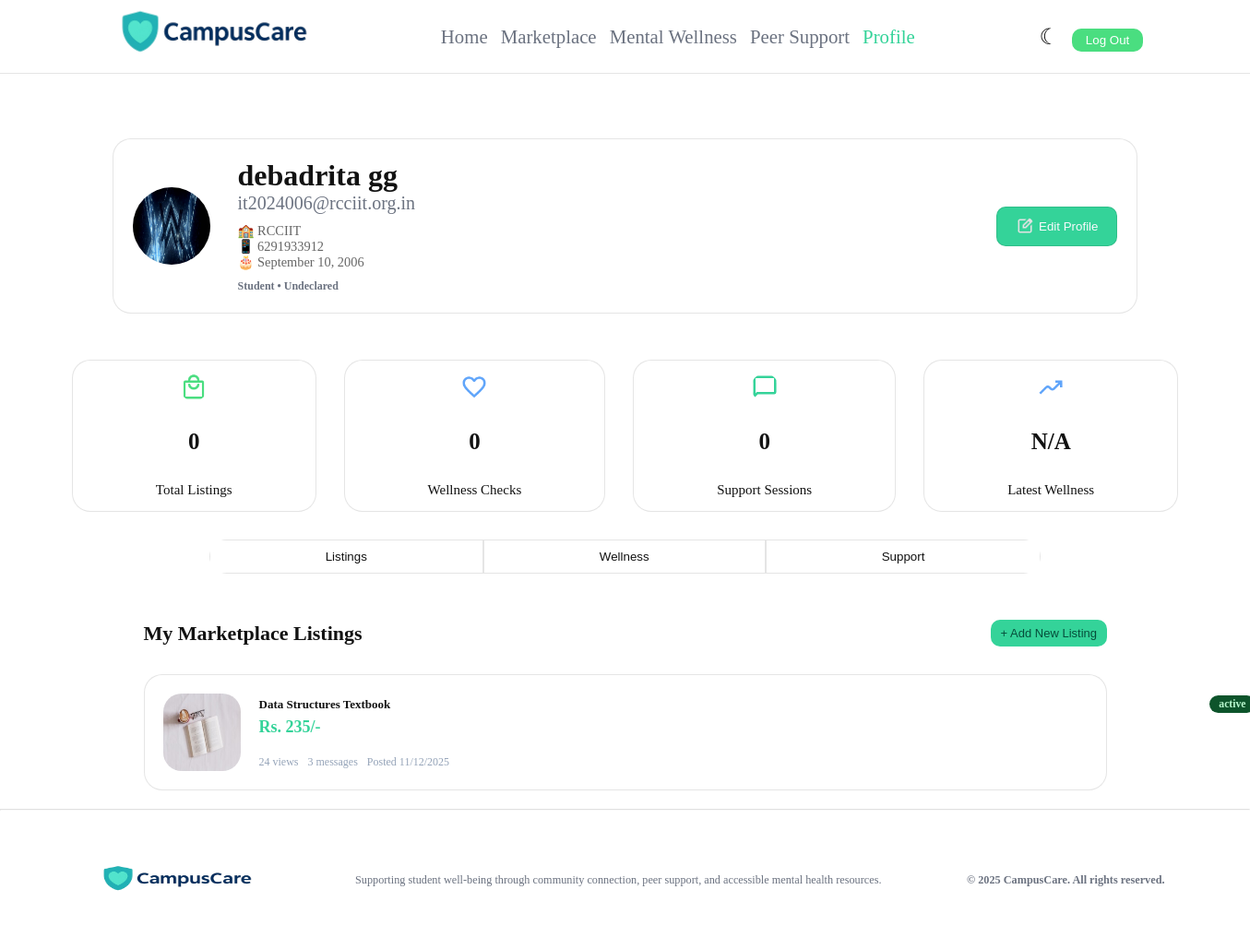
The app's page /profile.php (signed in) with its own data.
### tables this page shows
CREATE TABLE `signup_details` (
  `id` int(11) NOT NULL,
  `name` varchar(100) NOT NULL DEFAULT 'User',
  `email` varchar(25) NOT NULL,
  `password` varchar(255) NOT NULL,
  `year` varchar(50) NOT NULL DEFAULT 'Student',
  `major` varchar(100) NOT NULL DEFAULT 'Undeclared',
  `dob` date NOT NULL,
  `gender` varchar(20) NOT NULL,
  `phone` varchar(20) NOT NULL,
  `college` varchar(255) NOT NULL,
  `profile_pic` varchar(255) DEFAULT 'db.png',
  `joined_date` timestamp NOT NULL DEFAULT current_timestamp(),
  `created_at` timestamp NOT NULL DEFAULT current_timestamp(),
  `role` enum('student','mentor','admin','') NOT NULL DEFAULT 'student',
  `last_login` timestamp NULL DEFAULT NULL
);

### profile.php (the view, shortened to what this page needs)
<?php
try {
    $pdo = new PDO('mysql:host=127.0.0.1;dbname=campuscare;charset=utf8mb4', 'root', '');
    $pdo->setAttribute(PDO::ATTR_ERRMODE, PDO::ERRMODE_EXCEPTION);
    $stmt = $pdo->prepare('SELECT * FROM signup_details
     WHERE id = ?');
    $stmt->execute([$_SESSION['user_id']]);
    $user_data = $stmt->fetch(PDO::FETCH_ASSOC);
    $joined_date = date('n/j/Y', strtotime($user_data['joined_date'] ?? 'now'));
    $display_data = [
        'name' => $user_data['name'] ?? 'User',
        'email' => $user_data['email'],
        'year' => $user_data['year'] ?? 'Student',
        'major' => $user_data['major'] ?? 'Undeclared',
        'joined_date' => $joined_date,
        'profile_pic' => $user_data['profile_pic'] ?? 'dp.png',
        'college' => $user_data['college'] ?? 'University',
        'phone' => $user_data['phone'] ?? '',
        'gender' => $user_data['gender'] ?? '',
        'dob' => $user_data['dob'] ?? ''
    ];
    $stats = [
        'listings' => 0,
        'wellness_checks' => 0,
        'support_sessions' => 0,
        'latest_wellness' => 'N/A'
    ];
    $listings_stmt = $pdo->prepare('SELECT COUNT(*) as count FROM marketplace WHERE user_id = ?');
    $listings_stmt->execute([$_SESSION['user_id']]);
    $listings_count = $listings_stmt->fetch(PDO::FETCH_ASSOC);
    $stats['listings'] = $listings_count['count'] ?? 0;
    $listings_stmt = $pdo->prepare('SELECT * FROM marketplace WHERE user_id = ? ORDER BY posted_date DESC LIMIT 5');
    $listings_stmt->execute([$_SESSION['user_id']]);
    $user_listings = $listings_stmt->fetchAll(PDO::FETCH_ASSOC);
    if (empty($user_listings)) {
        $listings = [
            [
                'id' => 1,
                'image' => 'dsaBook.png',
                'title' => 'Data Structures Textbook',
                'price' => 'Rs. 235/-',
                'status' => 'active',
                'status_bg' => 'oklch(.393 .095 152.535)',
                'status_color' => 'oklch(.925 .084 155.995)',
                'views' => '24 views',
                'messages' => '3 messages',
                'posted_date' => date('d/m/Y', strtotime('-10 days'))
            ]
        ];
    }
} catch (PDOException $e) {
    die("Database connection failed: " . $e->getMessage());
}
$active_tab = isset($_GET['tab']) ? $_GET['tab'] : 'tab1';
?>
<!DOCTYPE html>
<html lang="en">
<head>
    <link rel="stylesheet" href="styleProfile.css">
</head>
<body>
    <header>
        <div class="logo">
            <img src="logo.png" alt="CampusCare Logo">
        </div>
        <nav class="nav">
            <a href="Home.php">Home</a>
            <a href="marketplace.php">Marketplace</a>
            <a href="wellness.php">Mental Wellness</a>
            <a href="#">Peer Support</a>
            <a href="profile.php" class="active">Profile</a>
        </nav>
        <div class="btns1">
            <button class="toggle-btn" id="theme" onclick="toggleTheme()">
                <span id="moonIcon">☾</span>
            </button>
            <a href="logout.php">
                <button id="sign_in">Log Out</button>
            </a>
        </div>
    </header>
    <div class="info">
        <img src="uploads/alan.jpg" alt="Profile picture">
        <div class="part">
            <div class="vrPart">
                <h1><?php echo htmlspecialchars($display_data['name']); ?></h1>
                <a href="mailto:<?php echo htmlspecialchars($display_data['email']); ?>">
                    <?php echo htmlspecialchars($display_data['email']); ?>
                </a>
                <div class="additional-info">
                    <?php if (!empty($display_data['college'])): ?>
                        <p>🏫 <?php echo htmlspecialchars($display_data['college']); ?></p>
                    <?php endif; ?>
                    <?php if (!empty($display_data['phone'])): ?>
                        <p>📱 <?php echo htmlspecialchars($display_data['phone']); ?></p>
                    <?php endif; ?>
                    <?php if (!empty($display_data['dob'])): ?>
                        <p>🎂 <?php echo date('F j, Y', strtotime($display_data['dob'])); ?></p>
                    <?php endif; ?>
                </div>
            </div>
            <div class="hrPart">
                <h2><?php echo htmlspecialchars($display_data['year']); ?> • <?php echo htmlspecialchars($display_data['major']); ?></h2>
            </div>
        </div>
        <div class="btn">
            <button onclick="window.location.href='edit_profile.php'" style="display: flex; justify-content: center; align-items: center; gap: 5px;">
                <img src="edit.png" style="width: 20px; height: 20px;" alt="Edit">Edit Profile
            </button>
        </div>
    </div>
    <div class="card_container">
        <div class="card">
            <img src="shopping_bag.png" alt="Listings">
            <h4><?php echo htmlspecialchars($stats['listings']); ?></h4>
            <p>Total Listings</p>
        </div>
        <div class="card">
            <img src="heart.png" alt="Wellness">
            <h4><?php echo htmlspecialchars($stats['wellness_checks']); ?></h4>
            <p>Wellness Checks</p>
        </div>
        <div class="card">
            <img src="chat.png" alt="Support">
            <h4><?php echo htmlspecialchars($stats['support_sessions']); ?></h4>
            <p>Support Sessions</p>
        </div>
        <div class="card">
            <img src="progress.png" alt="Progress">
            <h4><?php echo htmlspecialchars($stats['latest_wellness']); ?></h4>
            <p>Latest Wellness</p>
        </div>
    </div>
    <div class="tab-buttons">
        <button onclick="showTab('tab1')" class="<?php echo $active_tab === 'tab1' ? 'active' : ''; ?>">Listings</button>
        <button onclick="showTab('tab2')" class="<?php echo $active_tab === 'tab2' ? 'active' : ''; ?>">Wellness</button>
        <button onclick="showTab('tab3')" class="<?php echo $active_tab === 'tab3' ? 'active' : ''; ?>">Support</button>
    </div>
    <div class="tab-content <?php echo $active_tab === 'tab1' ? 'active' : ''; ?>" id="tab1">
        <div class="upper">
            <h1>My Marketplace Listings</h1>
            <button onclick="window.location.href='marketplace.php?action=add'">+ Add New Listing</button>
        </div>
        <div class="parts">
            <?php if (empty($listings)): ?>
                <p style="text-align: center; color: #666; padding: 40px;">No listings yet. <a href="marketplace.php?action=add">Add your first item!</a></p>
            <?php else: ?>
                <?php foreach($listings as $listing): ?>
                <div class="listCard">
                    <img src="<?php echo htmlspecialchars($listing['image']); ?>" alt="<?php echo htmlspecialchars($listing['title']); ?>">
                    <div class="vr">
                        <div class="hr1">
                            <h2><?php echo htmlspecialchars($listing['title']); ?></h2>
                            <div class="text" style="background: <?php echo $listing['status_bg']; ?>; color: <?php echo $listing['status_color']; ?>;">
                                <h3><?php echo htmlspecialchars($listing['status']); ?></h3>
                            </div>
                        </div>
                        <h4><?php echo htmlspecialchars($listing['price']); ?></h4>
                        <div class="hr2">
                            <p><?php echo htmlspecialchars($listing['views']); ?></p>
                            <p><?php echo htmlspecialchars($listing['messages']); ?></p>
                            <p>Posted <?php echo htmlspecialchars($listing['posted_date']); ?></p>
                        </div>
                    </div>
                </div>
                <?php endforeach; ?>
            <?php endif; ?>
        </div>
    </div>
    <hr>
    <footer>
        <img src="logo.png" alt="CampusCare Logo">
        <p>Supporting student well-being through community connection, peer support, and accessible mental health resources.</p>
        <h6>© <?php echo date('Y'); ?> CampusCare. All rights reserved.</h6>
    </footer>
</body>
</html>

### styleProfile.css (style rules this page uses)
:root { --bg-color: #ffffff; --text-color: #121212; --card-bg: #f5f5f5; --accent-color: #33cc99; --header-bg: rgba(255, 255, 255, 0.7); --border-color: rgba(0, 0, 0, 0.1); --card-shadow: #6b728028; --hover-text-nav: #33cc99; --profile-info-bg-color: #ffffff; }
* { margin: 0; padding: 0; box-sizing: border-box; }
body { display: flex; flex-direction: column; justify-content: center; align-items: center; text-align: center; min-height: 100vh; background-color: var(--bg-color); color: var(--text-color); transition: all 0.3s ease; }
header { display: flex; justify-content: space-evenly; align-items: center; width: 100%; height: 10vh; font-size: 1.3rem; position: fixed; top: 0px; background-color: rgba(240, 240, 240, 0.6); backdrop-filter: blur(8px); background-color: var(--header-bg); border-bottom: 1px solid var(--border-color); }
.logo img { height: 250px; width: 250px; }
.nav { display: flex; justify-content: space-evenly; align-items: center; width: 40%; }
.nav a { text-decoration: none; color: #6b7280; font-weight: 100px; }
.nav a.active { color: #34d399; }
.btns1 { display: flex; justify-content: space-evenly; width: 10%; }
#theme { background: transparent; border: none; padding: 5px; cursor: pointer; font-size: 1.5rem; color: #333; }
#sign_in { margin-top: 10px; background: #4ade80; color: #ffffff; padding: 5px 15px; border: none; border-radius: 10px; cursor: pointer; }
hr { width: 100%; opacity: 0.3; }
.info { margin: 150px 50px 50px 50px; background-color: var(--profile-info-bg-color); display: flex; justify-content: center; align-items: center; gap: 30px; padding: 21px; border: var(--border-color) solid 1px; border-radius: 20px; }
.part { display: flex; flex-direction: column; gap: 10px; margin-right: 600px; }
.vrPart { text-align: left; }
.hrPart { text-align: left; display: flex; gap: 20px; }
.vrPart h1 { color: var(--text-color); }
.vrPart a { text-decoration: none; color: #6b7280; font-size: 20px; }
img { border: none; border-radius: 100%; height: 84px; width: 84px; }
h2 { font-size: 10px; }
.hrPart h2 { font-size: 12px; color: #6b7280; }
button { background: #34d399; border: var(--border-color) solid 0.1px; border-radius: 10px; padding: 10.5px 20px; color: #f8fafc; }
.card_container { display: flex; gap: 30px; height: auto; width: auto; }
.card { background-color: var(--profile-info-bg-color); display: flex; flex-direction: column; gap: 30px; align-items: center; justify-content: center; padding: 14px 90px; border: var(--border-color) solid 1px; border-radius: 20px; }
.card img { height: 30px; width: 30px; }
.card h4 { font-size: 25px; }
.card p { font-size: 15px; }
.tab-buttons { display: flex; justify-content: center; gap: 0px; margin: 30px 0; border-radius: 20px; overflow: hidden; background-color: var(--profile-info-bg-color); }
.tab-buttons button { padding: 10px 125px; background-color: transparent; color: var(--text-color); border: var(--border-color) solid 1px; border-radius: 0px; cursor: pointer; transition: background-color 0.3s ease; }
.tab-content { padding: 20px; width: 80%; height: auto; margin: auto; text-align: left; }
.parts { display: flex; flex-direction: column; justify-content: center; gap: 15px; }
.upper { display: flex; justify-content: space-between; align-items: center; margin-bottom: 30px; }
.upper h1 { font-size: 22px; }
.upper button { background: #34d399; color: #064e3b; border: none; border-radius: 10px; font-size: 13px; padding: 7px 10.5px; }
.listCard { display: flex; align-items: center; background-color: var(--profile-info-bg-color); padding: 20px; border: var(--border-color) solid 1px; border-radius: 20px; gap: 20px; }
.listCard img { border: none; border-radius: 20px; }
.vr h4 { font-size: 18px; color: #34d399; margin-bottom: 15px; }
.hr1 h2 { font-size: 13px; }
.hr1 { display: flex; justify-content: space-between; align-items: center; width: 135vh; }
.text { border-radius: 20px; font-size: 10px; width: fit-content; padding: 3px 10px; }
.hr2 { display: flex; gap: 10px; color: #94a3b8; font-size: 12px; }
.vr { display: flex; flex-direction: column; gap: 5px; }
.tab-content { display: none; }
.tab-content.active { display: block; }
footer { display: flex; justify-content: space-evenly; align-items: center; color: #6b7280; width: 100%; }
footer img { width: 200px; height: 150px; }
footer p { font-size: 12.25px; }
footer h6 { font-size: 12.25px; }
#theme { color: var(--text-color); }

### records on screen
signup_details: name "debadrita gg", email "it2024006@rcciit.org.in", college "RCCIIT", phone "6291933912", dob "September 10, 2006", year "Student", major "Undeclared"

### other values on screen
$stats['listings'] "0"
$stats['wellness_checks'] "0"
$stats['support_sessions'] "0"
$stats['latest_wellness'] "N/A"
$listing['title'] "Data Structures Textbook"
$listing['status'] "active"
$listing['price'] "Rs. 235/-"
$listing['views'] "24 views"
$listing['messages'] "3 messages"
$listing['posted_date'] "11/12/2025"
